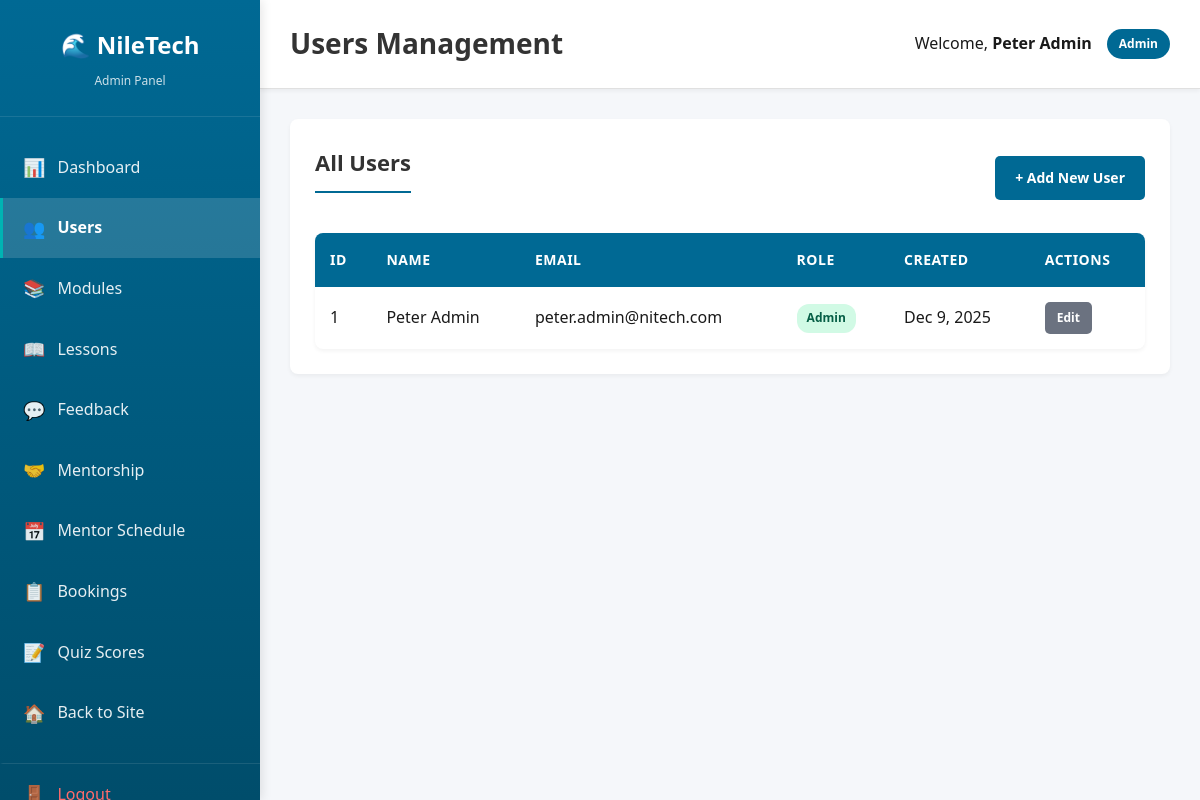
The page /admin/users.php (signed in) on the database its author committed.
### tables this page shows
CREATE TABLE IF NOT EXISTS users (
    id INT(11) NOT NULL AUTO_INCREMENT,
    full_name VARCHAR(100) NOT NULL,
    email VARCHAR(100) NOT NULL UNIQUE,
    password VARCHAR(255) NOT NULL,
    role ENUM('user', 'admin') DEFAULT 'user',
    created_at TIMESTAMP DEFAULT CURRENT_TIMESTAMP,
    updated_at TIMESTAMP DEFAULT CURRENT_TIMESTAMP ON UPDATE CURRENT_TIMESTAMP,
    PRIMARY KEY (id),
    INDEX idx_email (email),
    INDEX idx_role (role)
);

### admin/includes/auth.php (called while the page is built, shortened)
<?php
$conn = getDBConnection();
$userId = $_SESSION['user_id'];
$userStmt = $conn->prepare("SELECT id, full_name, email, role FROM users WHERE id = ?");
$userStmt->bind_param("i", $userId);
$userStmt->execute();
$userResult = $userStmt->get_result();
$currentUser = $userResult->fetch_assoc();
?>

### admin/users.php (the view, shortened to what this page needs)
<?php
$pageTitle = 'Users Management';
require_once __DIR__ . '/includes/auth.php';
$action = $_GET['action'] ?? 'list';
$users = [];
$listStmt = $conn->prepare("SELECT id, full_name, email, role, created_at FROM users ORDER BY created_at DESC");
$listStmt->execute();
$listResult = $listStmt->get_result();
while ($row = $listResult->fetch_assoc()) {
    $users[] = $row;
}
require_once __DIR__ . '/includes/header.php';
?>
<?php if ($action === 'list'): ?>
    <div class="admin-card">
        <div style="display: flex; justify-content: space-between; align-items: center; margin-bottom: 20px;">
            <h2>All Users</h2>
            <a href="?action=create" class="btn-admin btn-primary-admin">+ Add New User</a>
        </div>
        <?php if (empty($users)): ?>
            <div class="empty-state">
                <p>No users found.</p>
            </div>
        <?php else: ?>
            <table class="admin-table">
                <thead>
                    <tr>
                        <th>ID</th>
                        <th>Name</th>
                        <th>Email</th>
                        <th>Role</th>
                        <th>Created</th>
                        <th>Actions</th>
                    </tr>
                </thead>
                <tbody>
                    <?php foreach ($users as $user): ?>
                        <tr>
                            <td><?php echo $user['id']; ?></td>
                            <td><?php echo htmlspecialchars($user['full_name']); ?></td>
                            <td><?php echo htmlspecialchars($user['email']); ?></td>
                            <td>
                                <span class="badge <?php echo $user['role'] === 'admin' ? 'badge-success' : 'badge-info'; ?>">
                                    <?php echo ucfirst($user['role']); ?>
                                </span>
                            </td>
                            <td><?php echo date('M j, Y', strtotime($user['created_at'])); ?></td>
                            <td>
                                <div class="action-buttons">
                                    <a href="?action=edit&id=<?php echo $user['id']; ?>" class="btn-admin btn-sm btn-secondary-admin">Edit</a>
                                </div>
                            </td>
                        </tr>
                    <?php endforeach; ?>
                </tbody>
            </table>
        <?php endif; ?>
    </div>
<?php endif; ?>
<?php
require_once __DIR__ . '/includes/footer.php';
?>

### admin/includes/header.php (shortened to what this page needs)
<!DOCTYPE html>
<html lang="en">
<head>
    <link rel="stylesheet" href="../css/style.css">
    <link rel="stylesheet" href="../admin/css/admin.css">
</head>
<body class="admin-body">
    <div class="admin-wrapper">
        <aside class="admin-sidebar">
            <div class="admin-logo">
                <h2>🌊 NileTech</h2>
                <p>Admin Panel</p>
            </div>
            <nav class="admin-nav">
                <a href="index.php" class="nav-item <?php echo basename($_SERVER['PHP_SELF']) == 'index.php' ? 'active' : ''; ?>">
                    <span>📊</span> Dashboard
                </a>
                <a href="users.php" class="nav-item <?php echo basename($_SERVER['PHP_SELF']) == 'users.php' ? 'active' : ''; ?>">
                    <span>👥</span> Users
                </a>
                <a href="modules.php" class="nav-item <?php echo basename($_SERVER['PHP_SELF']) == 'modules.php' ? 'active' : ''; ?>">
                    <span>📚</span> Modules
                </a>
                <a href="lessons.php" class="nav-item <?php echo basename($_SERVER['PHP_SELF']) == 'lessons.php' ? 'active' : ''; ?>">
                    <span>📖</span> Lessons
                </a>
                <a href="feedback.php" class="nav-item <?php echo basename($_SERVER['PHP_SELF']) == 'feedback.php' ? 'active' : ''; ?>">
                    <span>💬</span> Feedback
                </a>
                <a href="mentorship.php" class="nav-item <?php echo basename($_SERVER['PHP_SELF']) == 'mentorship.php' ? 'active' : ''; ?>">
                    <span>🤝</span> Mentorship
                </a>
                <a href="mentor-schedule.php" class="nav-item <?php echo basename($_SERVER['PHP_SELF']) == 'mentor-schedule.php' ? 'active' : ''; ?>">
                    <span>📅</span> Mentor Schedule
                </a>
                <a href="mentor-bookings.php" class="nav-item <?php echo basename($_SERVER['PHP_SELF']) == 'mentor-bookings.php' ? 'active' : ''; ?>">
                    <span>📋</span> Bookings
                </a>
                <a href="quiz-scores.php" class="nav-item <?php echo basename($_SERVER['PHP_SELF']) == 'quiz-scores.php' ? 'active' : ''; ?>">
                    <span>📝</span> Quiz Scores
                </a>
                <a href="../index.php" class="nav-item">
                    <span>🏠</span> Back to Site
                </a>
                <a href="../logout.php" class="nav-item logout">
                    <span>🚪</span> Logout
                </a>
            </nav>
        </aside>
        <main class="admin-main">
            <header class="admin-header">
                <div class="admin-header-content">
                    <h1><?php echo isset($pageTitle) ? htmlspecialchars($pageTitle) : 'Dashboard'; ?></h1>
                    <div class="admin-user-info">
                        <span>Welcome, <strong><?php echo htmlspecialchars($currentUser['full_name']); ?></strong></span>
                        <span class="role-badge">Admin</span>
                    </div>
                </div>
            </header>
            <div class="admin-content">

### css/style.css (style rules this page uses)
* { margin: 0; padding: 0; box-sizing: border-box; }
:root { --nile-blue: #006994; --nile-deep: #004d73; --nile-light: #0099cc; --nile-teal: #008b8b; --river-cyan: #00b3b3; --savanna-green: #2d5016; --forest-green: #4a7c3a; --grass-green: #6b9f5f; --palm-green: #8bc34a; --sunset-gold: #f4a460; --savanna-gold: #daa520; --earth-brown: #8b4513; --sand-beige: #f5deb3; --ss-black: #000000; --ss-red: #da020e; --ss-green: #078930; --ss-blue: #0f47af; --ss-yellow: #fcdd09; --primary-color: var(--nile-blue); --primary-dark: var(--nile-deep); --primary-light: var(--nile-light); --secondary-color: var(--forest-green); --secondary-dark: var(--savanna-green); --secondary-light: var(--grass-green); --accent-color: var(--sunset-gold); --accent-light: var(--savanna-gold); --text-dark: #1a1a1a; --text-medium: #4a4a4a; --text-light: #6b6b6b; --bg-light: #f0f8f5; --bg-lighter: #f8fcf9; --bg-white: #ffffff; --border-color: #d4e8d8; --gradient-primary: linear-gradient(135deg, var(--nile-blue) 0%, var(--nile-teal) 50%, var(--river-cyan) 100%); --gradient-secondary: linear-gradient(135deg, var(--forest-green) 0%, var(--grass-green) 100%); --gradient-hero: linear-gradient(135deg, var(--nile-deep) 0%, var(--nile-blue) 30%, var(--nile-teal) 60%, var(--palm-green) 100%); --gradient-river: linear-gradient(180deg, var(--nile-deep) 0%, var(--nile-blue) 50%, var(--nile-light) 100%); --gradient-savanna: linear-gradient(135deg, var(--savanna-green) 0%, var(--forest-green) 50%, var(--sunset-gold) 100%); --gradient-success: linear-gradient(135deg, var(--forest-green) 0%, var(--grass-green) 100%); --gradient-sunset: linear-gradient(135deg, var(--sunset-gold) 0%, var(--savanna-gold) 100%); --font-primary: 'Segoe UI', Tahoma, Geneva, Verdana, sans-serif; --font-weight-light: 300; --font-weight-normal: 400; --font-weight-medium: 500; --font-weight-semibold: 600; --font-weight-bold: 700; --font-weight-extrabold: 800; --spacing-xs: 0.5rem; --spacing-sm: 1rem; --spacing-md: 2rem; --spacing-lg: 3rem; --spacing-xl: 4rem; --spacing-2xl: 6rem; --radius-sm: 0.5rem; --radius-md: 1rem; --radius-lg: 1.5rem; --radius-xl: 2rem; --radius-full: 9999px; --shadow-sm: 0 1px 2px 0 rgba(0, 0, 0, 0.05); --shadow-md: 0 4px 6px -1px rgba(0, 0, 0, 0.1), 0 2px 4px -1px rgba(0, 0, 0, 0.06); --shadow-lg: 0 10px 15px -3px rgba(0, 0, 0, 0.1), 0 4px 6px -2px rgba(0, 0, 0, 0.05); --shadow-xl: 0 20px 25px -5px rgba(0, 0, 0, 0.1), 0 10px 10px -5px rgba(0, 0, 0, 0.04); --shadow-2xl: 0 25px 50px -12px rgba(0, 0, 0, 0.25); --shadow-colored: 0 10px 30px -5px rgba(37, 99, 235, 0.3); }
body { font-family: var(--font-primary); color: var(--text-dark); line-height: 1.7; background-color: var(--bg-white); overflow-x: hidden; }
html { scroll-behavior: smooth; }

### rows shown on the page
users: full_name "Peter Admin", id "1", email "peter.admin@nitech.com", role "Admin", created_at "Dec 9, 2025"

### other values the page prints
$pageTitle "Users Management"
